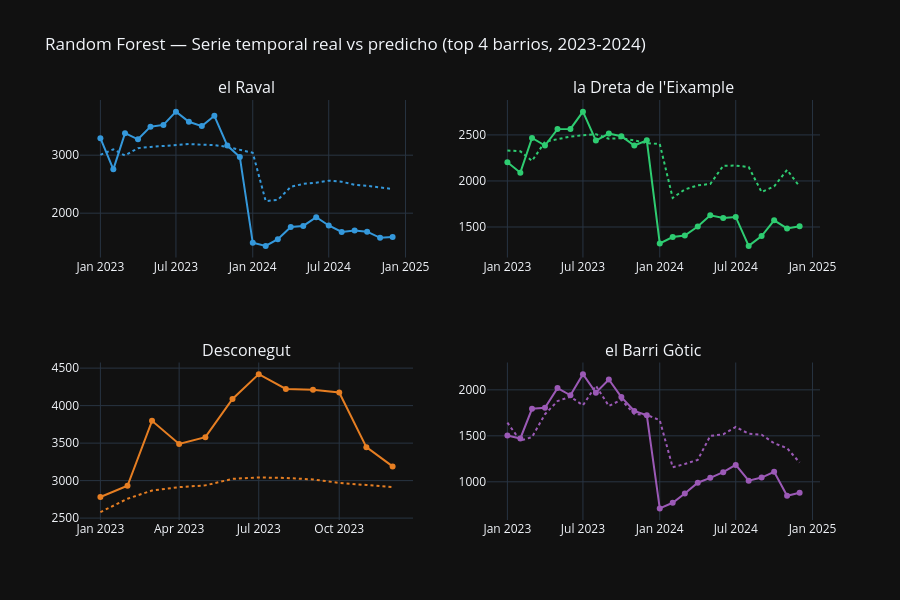

The notebook cell this image was saved under:
### Code cell
# Serie temporal: 4 barrios representativos (top por incidentes en test)
top_barris = (
    test.groupby(['id_territorio', 'nom_barri'])['num_incidents']
    .sum().nlargest(4).index.get_level_values('nom_barri').tolist()
)

test_plot = test.copy()
test_plot['y_pred'] = y_pred_rf

fig = make_subplots(
    rows=2, cols=2,
    subplot_titles=[b[:30] for b in top_barris],
    shared_xaxes=False
)

colors_real = ['#3498db', '#2ecc71', '#e67e22', '#9b59b6']

for idx, barri in enumerate(top_barris):
    row, col = idx // 2 + 1, idx % 2 + 1
    sub = test_plot[test_plot['nom_barri'] == barri].sort_values('fecha')
    fig.add_trace(go.Scatter(
        x=sub['fecha'], y=sub['num_incidents'],
        mode='lines+markers', name=f'{barri[:20]} real',
        line=dict(color=colors_real[idx], width=2)
    ), row=row, col=col)
    fig.add_trace(go.Scatter(
        x=sub['fecha'], y=sub['y_pred'],
        mode='lines', name=f'{barri[:20]} pred',
        line=dict(color=colors_real[idx], width=2, dash='dot')
    ), row=row, col=col)

fig.update_layout(
    title='Random Forest — Serie temporal real vs predicho (top 4 barrios, 2023-2024)',
    template='plotly_dark', height=600, showlegend=False
)
fig.show()
